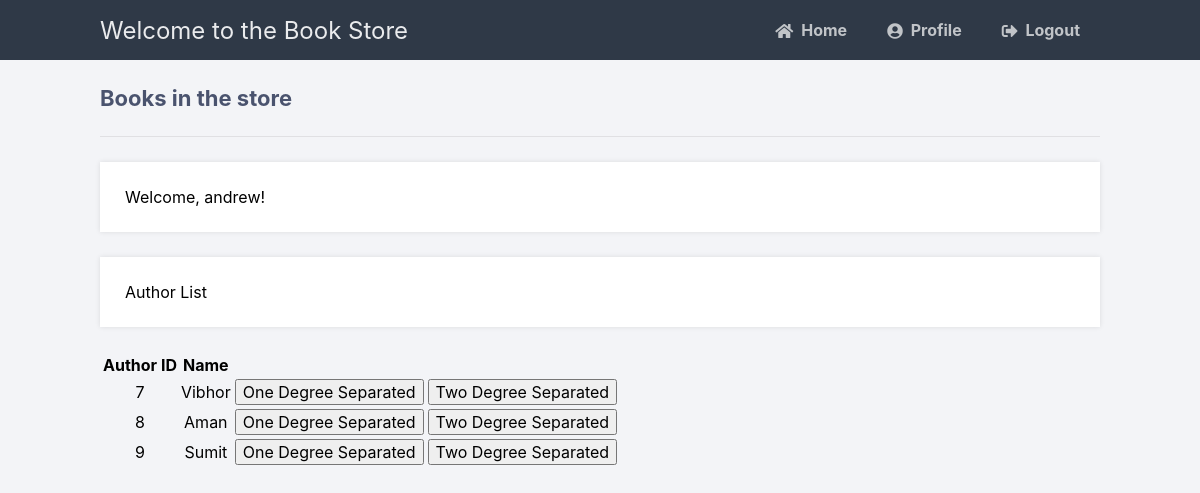
The app's page /displayAuthor (signed in) with its own data.
### tables this page shows
CREATE TABLE Author (
            authorID INTEGER PRIMARY KEY AUTOINCREMENT,
            name TEXT
);

### main.py (the view)
@app.route('/displayAuthor', methods=['GET', 'POST'])
def displayAuthor():
    if 'loggedin' in session and (session['type'] == 1 or session['type'] == 0):
        msg = ''
        if request.method == 'GET':
            with sql.connect("Book.db") as con:
                cursor = con.cursor()
                cursor.execute(
                    'SELECT * FROM Author')
                author = cursor.fetchall()
                if not author:
                    msg = 'No Author Found!'
                else:
                    print(author)
                    return render_template('displayAuthor.html', data=author, username=session['username'])
    return redirect(url_for('login'))

### templates/displayAuthor.html (shortened to what this page needs)
{% extends 'layout.html' %}
{% block content %}
<h2>Books in the store</h2>
<p>Welcome, {{ username }}!</p>
<p>Author List</p>
<table>
    <thead>
      <tr>
          <th>Author ID</th>
          <th>Name</th>
          <th></th>
          <th></th>
      </tr>
      </thead>
      <tbody>
       {% for item in data %}
       <form action="{{ url_for('degreeSeparation') }}" method="get" autocomplete="off">
              <tr>
                  <td style="text-align:center">{{item[0]}}</td>
                  <td style="text-align:center">{{item[1]}}</td>
                  <td><button type="submit" name="degree" value="onedegree">One Degree Separated</button></td>
                  <td><button type="submit" name="degree" value="twodegree">Two Degree Separated</button></td>
              </tr>
            </form>
          {% endfor %}
      </tbody>
  </table>
{% endblock %}

### static/style.css (style rules this page uses)
* { box-sizing: border-box; font-family: -apple-system, BlinkMacSystemFont, "segoe ui", roboto, oxygen, ubuntu, cantarell, "fira sans", "droid sans", "helvetica neue", Arial, sans-serif; font-size: 16px; -webkit-font-smoothing: antialiased; -moz-osx-font-smoothing: grayscale; }
body { background-color: #758283; margin: 0; }
body.loggedin { background-color: #f3f4f7; }
.content h2 { margin: 0; padding: 25px 0; font-size: 22px; border-bottom: 1px solid #e0e0e3; color: #4a536e; }
.content > p, .content > div { box-shadow: 0 0 5px 0 rgba(0, 0, 0, 0.1); margin: 25px 0; padding: 25px; background-color: #fff; }

### records on screen
Author: authorID "7", name "Vibhor"
Author: authorID "8", name "Aman"
Author: authorID "9", name "Sumit"

### other values on screen
{{ username }} "andrew"
